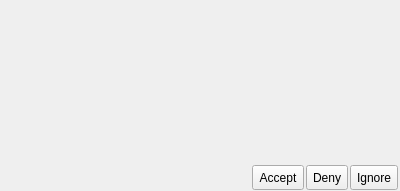
<ui version="4.0" >
 <class>messages_okrejignore</class>
 <widget class="QWidget" name="messages_okrejignore" >
  <property name="geometry" >
   <rect>
    <x>0</x>
    <y>0</y>
    <width>400</width>
    <height>191</height>
   </rect>
  </property>
  <layout class="QVBoxLayout" >
   <property name="spacing" >
    <number>2</number>
   </property>
   <property name="leftMargin" >
    <number>2</number>
   </property>
   <property name="topMargin" >
    <number>1</number>
   </property>
   <property name="rightMargin" >
    <number>2</number>
   </property>
   <property name="bottomMargin" >
    <number>1</number>
   </property>
   <item>
    <widget class="QTextEdit" name="text" >
     <property name="sizePolicy" >
      <sizepolicy vsizetype="Expanding" hsizetype="Expanding" >
       <horstretch>0</horstretch>
       <verstretch>0</verstretch>
      </sizepolicy>
     </property>
     <property name="minimumSize" >
      <size>
       <width>0</width>
       <height>0</height>
      </size>
     </property>
     <property name="maximumSize" >
      <size>
       <width>16777215</width>
       <height>16777215</height>
      </size>
     </property>
     <property name="styleSheet" >
      <string>QTextEdit {
background: transparent;
}
</string>
     </property>
     <property name="frameShape" >
      <enum>QFrame::NoFrame</enum>
     </property>
     <property name="tabChangesFocus" >
      <bool>true</bool>
     </property>
     <property name="readOnly" >
      <bool>true</bool>
     </property>
     <property name="html" >
      <string>&lt;html>&lt;head>&lt;meta name="qrichtext" content="1" />&lt;style type="text/css">
p, li { white-space: pre-wrap; }
&lt;/style>&lt;/head>&lt;body style=" font-family:'MS Shell Dlg 2'; font-size:8.25pt; font-weight:400; font-style:normal;">
&lt;p style="-qt-paragraph-type:empty; margin-top:0px; margin-bottom:0px; margin-left:0px; margin-right:0px; -qt-block-indent:0; text-indent:0px; font-size:8pt;">&lt;/p>&lt;/body>&lt;/html></string>
     </property>
    </widget>
   </item>
   <item>
    <layout class="QHBoxLayout" >
     <property name="topMargin" >
      <number>2</number>
     </property>
     <item>
      <spacer>
       <property name="orientation" >
        <enum>Qt::Horizontal</enum>
       </property>
       <property name="sizeHint" >
        <size>
         <width>40</width>
         <height>20</height>
        </size>
       </property>
      </spacer>
     </item>
     <item>
      <widget class="QToolButton" name="messages_ok" >
       <property name="minimumSize" >
        <size>
         <width>0</width>
         <height>25</height>
        </size>
       </property>
       <property name="maximumSize" >
        <size>
         <width>16777215</width>
         <height>25</height>
        </size>
       </property>
       <property name="text" >
        <string>Accept</string>
       </property>
       <property name="_yate_identity" stdset="0" >
        <string>messages_ok</string>
       </property>
      </widget>
     </item>
     <item>
      <widget class="QToolButton" name="messages_reject" >
       <property name="minimumSize" >
        <size>
         <width>0</width>
         <height>25</height>
        </size>
       </property>
       <property name="maximumSize" >
        <size>
         <width>16777215</width>
         <height>25</height>
        </size>
       </property>
       <property name="text" >
        <string>Deny</string>
       </property>
       <property name="_yate_identity" stdset="0" >
        <string>messages_reject</string>
       </property>
      </widget>
     </item>
     <item>
      <widget class="QToolButton" name="messages_close" >
       <property name="minimumSize" >
        <size>
         <width>0</width>
         <height>25</height>
        </size>
       </property>
       <property name="maximumSize" >
        <size>
         <width>16777215</width>
         <height>25</height>
        </size>
       </property>
       <property name="text" >
        <string>Ignore</string>
       </property>
       <property name="_yate_identity" stdset="0" >
        <string>deleteselecteditem:messages</string>
       </property>
      </widget>
     </item>
    </layout>
   </item>
  </layout>
 </widget>
 <resources/>
 <connections/>
</ui>
